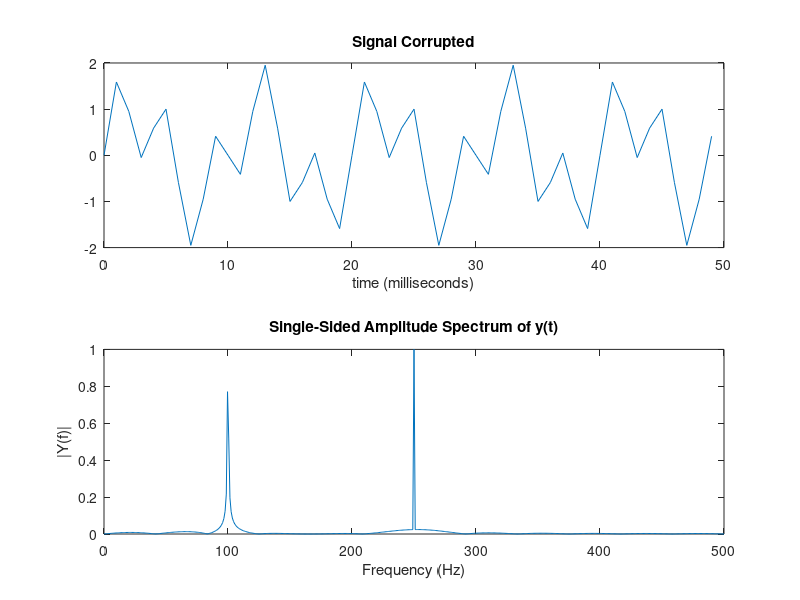

Source code (MATLAB):
clear;
close all;
clc
Fs = 1000;                    % Sampling frequency
T = 1/Fs;                     % Sample time
L = 1000;                     % Length of signal
t = (0:L-1)*T;                % Time vector
% Sum of a 50 Hz sinusoid and a 120 Hz sinusoid
y = sin(2*pi*100*t) + sin(2*pi*250*t); 
subplot(2,1,1)
plot(Fs*t(1:50),y(1:50))
title('Signal Corrupted')
xlabel('time (milliseconds)')
NFFT = 2^nextpow2(L); % Next power of 2 from length of y
Y = fft(y,NFFT)/L;
f = Fs/2*linspace(0,1,NFFT/2+1);
subplot(2,1,2)
% Plot single-sided amplitude spectrum.
plot(f,2*abs(Y(1:NFFT/2+1))) 
title('Single-Sided Amplitude Spectrum of y(t)')
xlabel('Frequency (Hz)')
ylabel('|Y(f)|')